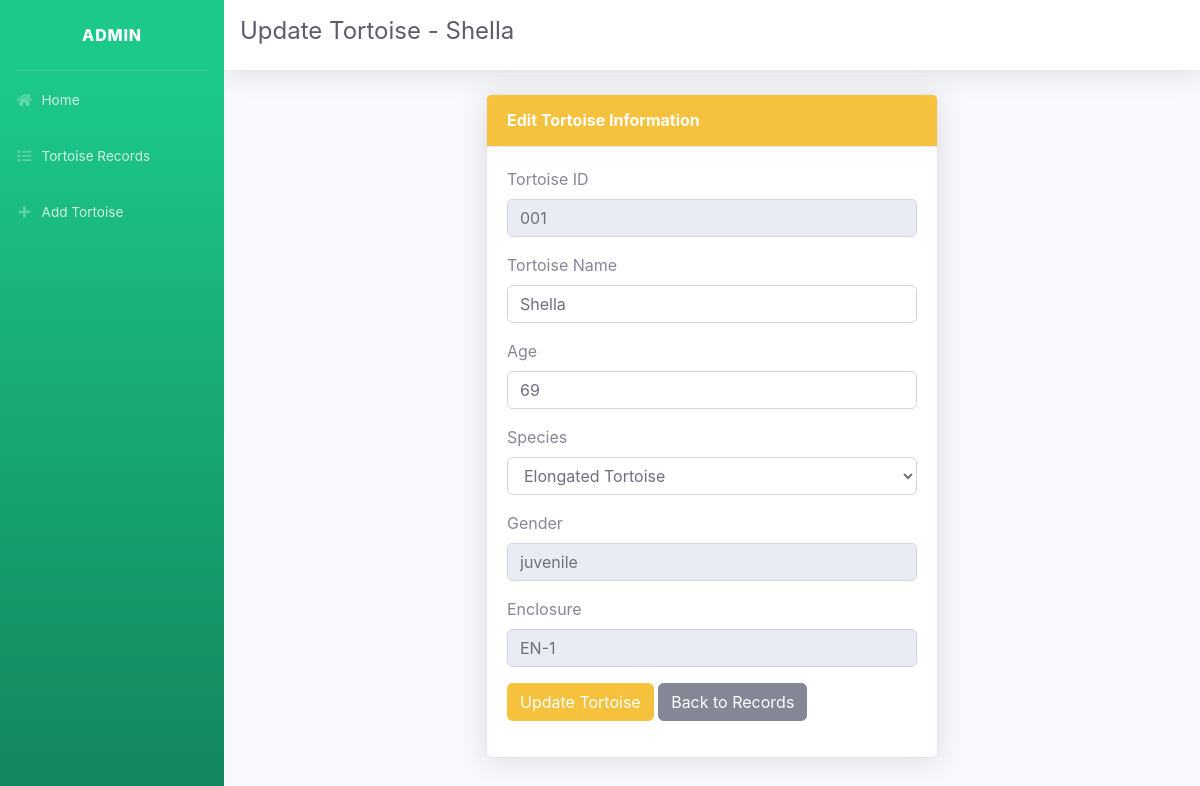
Screenshot of /update_tortoise.php?id=001 with the database file from the repository.
### tables this page shows
CREATE TABLE `tbltortoise` (
  `ctortoiseid` varchar(8) NOT NULL,
  `cname` varchar(10) DEFAULT NULL,
  `nage` decimal(10,0) DEFAULT NULL,
  `cgender` varchar(10) DEFAULT NULL,
  `cenclosureid` varchar(8) DEFAULT NULL,
  `cspeciesid` varchar(8) DEFAULT NULL
);

### update_tortoise.php (the view, shortened to what this page needs)
<?php
require_once 'config/database.php';
$tortoise = null;
$tortoise_id = $_GET['id'] ?? '';
try {
    $stmt = $pdo->prepare("SELECT * FROM tbltortoise WHERE ctortoiseid = :id");
    $stmt->execute([':id' => $tortoise_id]);
    $tortoise = $stmt->fetch();
} catch(Exception $e) {
    $error = 'Error fetching tortoise: ' . $e->getMessage();
}
$speciesIdToName = [
    'S1' => 'Asian Giant Tortoise',
    'S2' => 'Arakan Forest Turtle',
    'S3' => 'Elongated Tortoise',
    'S4' => 'Keeled Box Turtle'
];
?>
<!DOCTYPE html>
<html lang="en">
<head>
    <link href="vendor/fontawesome-free/css/all.min.css" rel="stylesheet">
    <link href="css/sb-admin-2.min.css" rel="stylesheet">
</head>
<body id="page-top">
<div id="wrapper">
    <ul class="navbar-nav bg-gradient-success sidebar sidebar-dark accordion" id="accordionSidebar">
        <a class="sidebar-brand d-flex align-items-center justify-content-center" href="homepage.html">
            <div class="sidebar-brand-icon rotate-n-15">
            </div>
            <div class="sidebar-brand-text mx-3">Admin</div>
        </a>
        <hr class="sidebar-divider my-0">
        <li class="nav-item">
            <a class="nav-link" href="homepage.html">
                <i class="fas fa-fw fa-home"></i>
                <span>Home</span>
            </a>
        </li>
        <li class="nav-item">
            <a class="nav-link" href="records_M.php">
                <i class="fas fa-fw fa-list"></i>
                <span>Tortoise Records</span>
            </a>
        </li>
        <li class="nav-item">
            <a class="nav-link" href="create_tortoise.php">
                <i class="fas fa-fw fa-plus"></i>
                <span>Add Tortoise</span>
            </a>
        </li>
    </ul>
    <div id="content-wrapper" class="d-flex flex-column">
        <div id="content">
            <nav class="navbar navbar-expand navbar-light bg-white topbar mb-4 static-top shadow">
                <h1 class="h4 text-gray-800">Update Tortoise - <?php echo htmlspecialchars($tortoise['cname']); ?></h1>
            </nav>
            <div class="container-fluid">
                <div class="row justify-content-center">
                    <div class="col-lg-6">
                        <div class="card shadow">
                            <div class="card-header py-3 bg-warning text-white">
                                <h6 class="m-0 font-weight-bold">Edit Tortoise Information</h6>
                            </div>
                            <div class="card-body">
                                <form method="POST">
                                    <div class="form-group">
                                        <label for="tortoise_id">Tortoise ID</label>
                                        <input type="text" class="form-control" id="tortoise_id" value="<?php echo htmlspecialchars($tortoise['ctortoiseid']); ?>" readonly>
                                    </div>
                                    <div class="form-group">
                                        <label for="name">Tortoise Name</label>
                                        <input type="text" class="form-control" id="name" name="name" value="<?php echo htmlspecialchars($tortoise['cname']); ?>" required>
                                    </div>
                                    <div class="form-group">
                                        <label for="age">Age</label>
                                        <input type="number" class="form-control" id="age" name="age" value="<?php echo htmlspecialchars($tortoise['nage']); ?>" min="0" required>
                                    </div>
                                    <div class="form-group">
                                        <label for="species">Species</label>
                                        <select class="form-control" id="species" name="species" required>
                                            <?php foreach ($speciesIdToName as $id => $name): ?>
                                                <option value="<?php echo $name; ?>" <?php echo ($id === $tortoise['cspeciesid']) ? 'selected' : ''; ?>>
                                                    <?php echo $name; ?>
                                                </option>
                                            <?php endforeach; ?>
                                        </select>
                                    </div>
                                    <div class="form-group">
                                        <label for="gender">Gender</label>
                                        <input type="text" class="form-control" id="gender" value="<?php echo htmlspecialchars($tortoise['cgender'] ?? ''); ?>" readonly>
                                    </div>
                                    <div class="form-group">
                                        <label for="enclosure">Enclosure</label>
                                        <input type="text" class="form-control" id="enclosure" value="<?php echo htmlspecialchars($tortoise['cenclosureid'] ?? ''); ?>" readonly>
                                    </div>
                                    <div class="form-group">
                                        <button type="submit" class="btn btn-warning">Update Tortoise</button>
                                        <a href="records_M.php" class="btn btn-secondary">Back to Records</a>
                                    </div>
                                </form>
                            </div>
                        </div>
                    </div>
                </div>
            </div>
        </div>
    </div>
</div>
</body>
</html>

### rows the page displays
tbltortoise: cname "Shella", ctortoiseid "001", name "Shella", age "69", species "Elongated Tortoise", cgender "juvenile", cenclosureid "EN-1"
